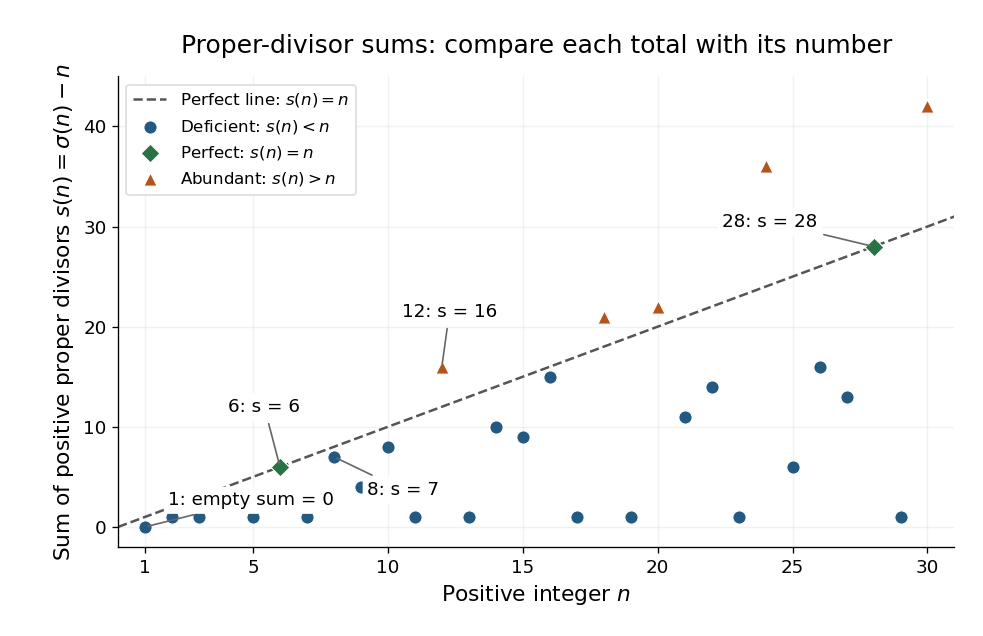

Python code for this plot:
"""Classify n=1,...,30 by proper-divisor sums; write basename PNG to cwd.

Tested with Python 3.14.4, NumPy 2.3.5, and Matplotlib 3.10.7.
Reproduce: make _media/proper-divisor-sum-classification.png
"""

from pathlib import Path

import matplotlib

matplotlib.use("Agg")
import matplotlib.pyplot as plt
import numpy as np


def main():
    ns = np.arange(1, 31)
    sums = np.array([sum(d for d in range(1, n) if n % d == 0) for n in ns])
    fig, ax = plt.subplots(figsize=(8.2, 5.3), dpi=120, facecolor="white")
    ax.set_facecolor("white")
    ax.plot([0, 31], [0, 31], color="#555555", linestyle="--",
            linewidth=1.5, label=r"Perfect line: $s(n)=n$", zorder=2)
    for mask, color, marker, label in [
        (sums < ns, "#245a81", "o", r"Deficient: $s(n)<n$"),
        (sums == ns, "#287344", "D", r"Perfect: $s(n)=n$"),
        (sums > ns, "#b3541c", "^", r"Abundant: $s(n)>n$"),
    ]:
        ax.scatter(ns[mask], sums[mask], color=color, marker=marker,
                   s=64, edgecolors="white", linewidths=0.7,
                   label=label, zorder=3)
    for n, label, offset in [
        (1, "1: empty sum = 0", (14, 13)),
        (6, "6: s = 6", (-31, 33)),
        (8, "8: s = 7", (20, -23)),
        (12, "12: s = 16", (-24, 30)),
        (28, "28: s = 28", (-91, 12)),
    ]:
        ax.annotate(label, (n, sums[n - 1]), xytext=offset,
                    textcoords="offset points", fontsize=11,
                    bbox={"boxstyle": "round,pad=0.25", "fc": "white", "ec": "none"},
                    arrowprops={"arrowstyle": "-", "color": "#666666"}, zorder=4)
    ax.set(xlim=(0, 31), ylim=(-2, 45), xlabel=r"Positive integer $n$",
           ylabel=r"Sum of positive proper divisors $s(n)=\sigma(n)-n$")
    ax.set_xticks([1, 5, 10, 15, 20, 25, 30])
    ax.set_yticks(np.arange(0, 41, 10))
    ax.grid(alpha=0.16, zorder=0)
    ax.spines[["top", "right"]].set_visible(False)
    ax.tick_params(labelsize=11)
    ax.xaxis.label.set_size(13)
    ax.yaxis.label.set_size(13)
    ax.set_title("Proper-divisor sums: compare each total with its number",
                 fontsize=15, pad=14)
    ax.legend(loc="upper left", fontsize=10, frameon=True, facecolor="white",
              framealpha=1, edgecolor="#dddddd")
    fig.subplots_adjust(left=0.12, right=0.97, bottom=0.14, top=0.88)
    fig.savefig(Path.cwd() / Path(__file__).with_suffix(".png").name,
                facecolor="white", transparent=False)
    plt.close(fig)


if __name__ == "__main__":
    main()
